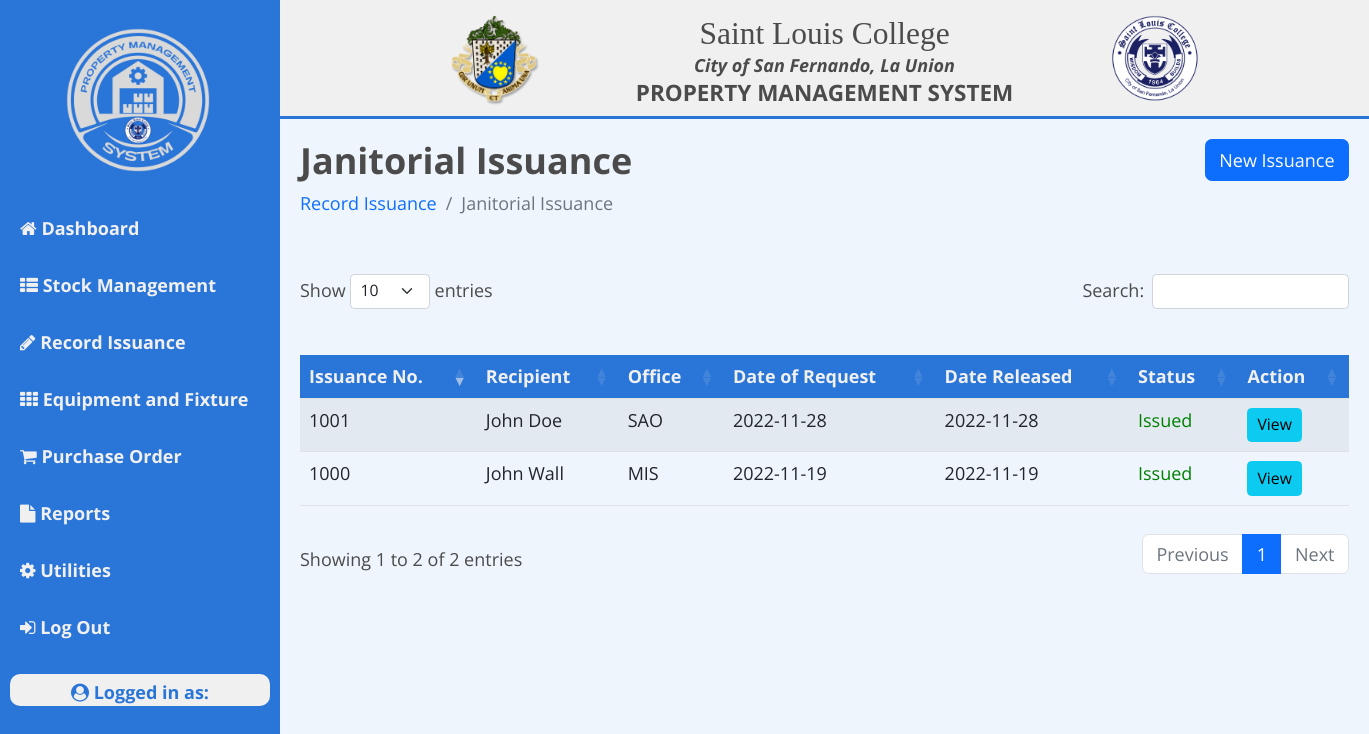
Before: /pmo/record-issuance/janitorial/requests.php with the older database file.
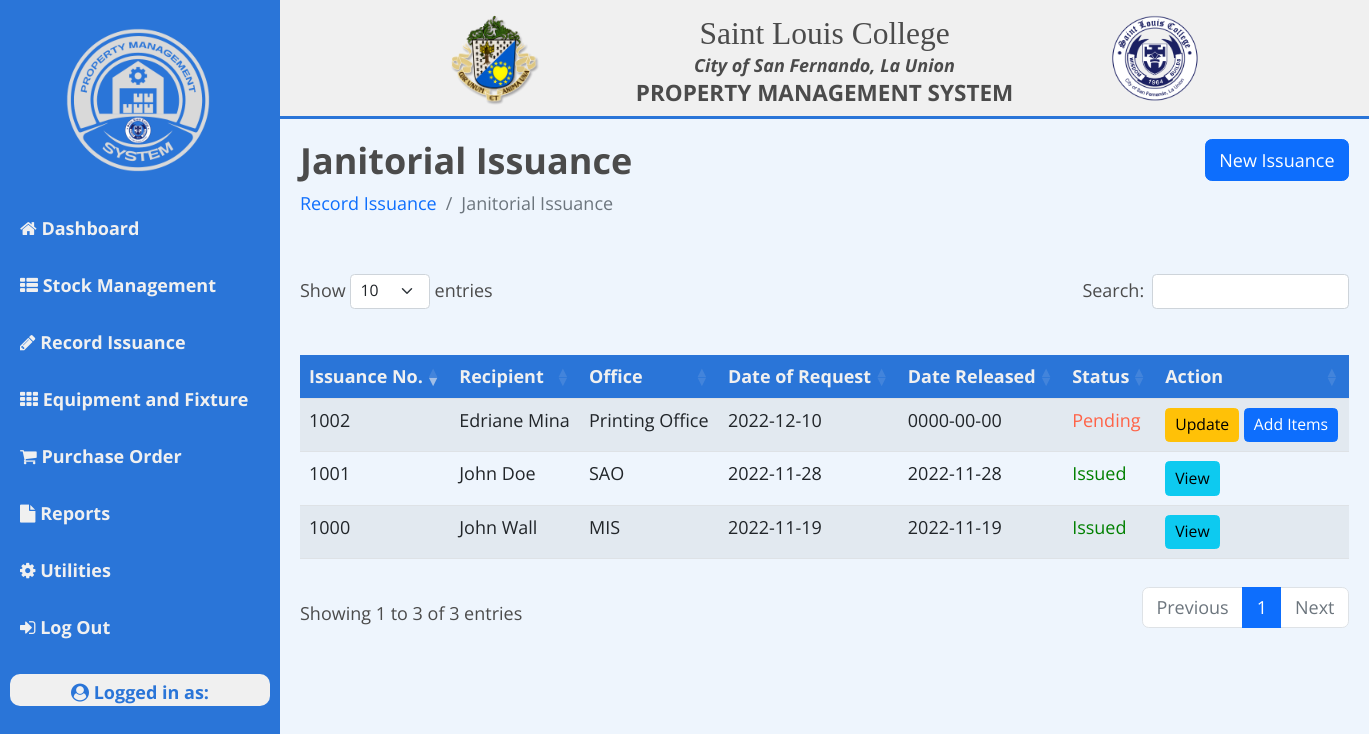
After: the same page with the newer database file.
### tables this page shows
CREATE TABLE `tbl_request_janitorial` (
  `iss_no` int(255) NOT NULL AUTO_INCREMENT,
  `recipient` varchar(255) NOT NULL,
  `office` varchar(255) NOT NULL,
  `req_date` date NOT NULL,
  `rcv_date` date DEFAULT NULL,
  `status` varchar(255) NOT NULL DEFAULT 'Pending',
  PRIMARY KEY (`iss_no`)
);

### pmo/record-issuance/janitorial/requests.php (the view, shortened to what this page needs)
<!DOCTYPE html>
<html lang="en">
<?php include '../../../head.php'; ?>
<body>
<?php
require '../../../config.php';
?>
<div class="wrapper">
<?php include '../../pmo-nav.php'; ?>
    <div class="main_content">
    <?php include '../../../navbar.php'; ?>
        <div class="info">
            <div class="page-title">
                <div class="row" style="display: flex;">
                    <div class="col-6 md-6 order-md-1 order-first">
                        <h2>Janitorial Issuance</h2>
                        <nav aria-label="breadcrumb">
                            <ol class="breadcrumb">
                                <li class="breadcrumb-item text-primary">Record Issuance</li>
                                <li class="breadcrumb-item active" aria-current="page">Janitorial Issuance</li>
                            </ol>
                        </nav>
                    </div>
                    <div class="col-6 md-6 order-md-2 order-last">
                            <a class="btn btn-primary float-end" href="new-issuance.php" role="button">New Issuance</a>
                    </div>
                </div>
            </div>
            <div class="table-responsive text-nowrap">
                <table id="example" class="table table-striped " style="width:100%;">
                    <thead>
                        <tr>
                            <th>Issuance No.</th>
                            <th>Recipient</th>
                            <th>Office</th>
                            <th>Date of Request</th>
                            <th>Date Released</th>
                            <th>Status</th>
                            <th>Action</th>
                        </tr>
                    </thead>
                    <tbody>
                        <?php
                        $query = "SELECT * FROM tbl_request_janitorial";
                        $result = mysqli_query($conn, $query);
                        if(mysqli_num_rows($result) > 0):
                            foreach($result as $issuance){
                        ?>
                        <tr>
                            <td><?= $issuance['iss_no'] ?></td>
                            <td><?= $issuance['recipient'] ?></td>
                            <td><?= $issuance['office'] ?></td>
                            <td><?= $issuance['req_date'] ?></td>
                            <td><?= $issuance['rcv_date'] ?></td>
                    <?php if($issuance['status'] == "Pending" ){
                        echo '<td style="color: tomato;">'.$issuance['status'].'</td>';
                        echo '<td>
                                <a href="edit-issuance.php?ref='.$issuance['iss_no'].'" type="button" name="editIssuance" class="btn btn-warning btn-sm">Update</a>
                                <a href="issued-items.php?ref='.$issuance['iss_no'].'" type="button" name="viewItems" class="btn btn-primary btn-sm">Add Items</a>
                            </td>';
                    }elseif($issuance['status'] == "Issued"){
                        echo '<td style="color: green;">'.$issuance['status'].'</td>';
                        echo '<td><a href="view-issued.php?ref='.$issuance['iss_no'].'" type="button" name="viewIssuance" class="btn btn-info btn-sm">View</a></td>';
                    } ?>
                        </tr>
                        <?php
                            }
                        endif;
                        ?>
                    </tbody>
                </table>
            </div>
        </div>
    </div>
</div>
</body>
</html>

Changed rows visible on the page:
added tbl_request_janitorial: iss_no "1002", recipient "Edriane Mina", office "Printing Office", req_date "2022-12-10", rcv_date "0000-00-00", status "Pending"
Other visible differences:
text written by a page script: "Show entries Search: Showing 1 to 2 of 2 entries Previous 1 Next" → "Show entries Search: Showing 1 to 3 of 3 entries Previous 1 Next"
